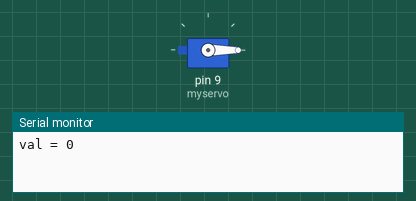
Bench run of a sketch on a simulated Arduino Uno, built with avr-gcc and run on an emulated ATmega328P. On the bench: servo, the last lines printed to the serial monitor.

Above: at 0.05 s.
At 2.25 s:
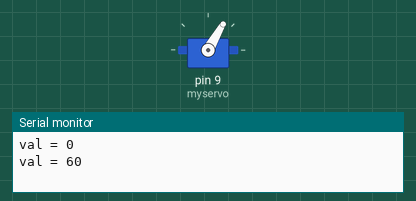
At 4.5 s:
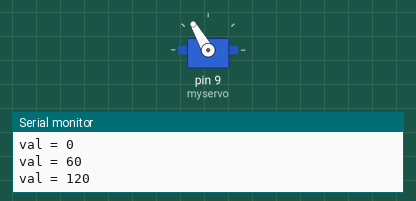
Timing chart, 0 to 5.9 s (numbered marks = the images above):
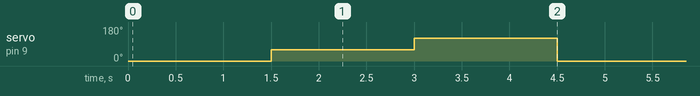

Measured:
- by itself, servo on pin 9 (myservo): ramps from 0° to 127° and jumps back, once every 4.5 s

The sketch:

servo_knob.ino
```cpp
/*
 Controlling a servo position using a potentiometer (variable resistor)
 by Michal Rinott <http://people.interaction-ivrea.it/m.rinott>

 modified on 8 Nov 2013
 by Scott Fitzgerald
 http://www.arduino.cc/en/Tutorial/Knob
*/

#include <Servo.h>

Servo myservo;  // create servo object to control a servo

int potpin = 0;  // analog pin used to connect the potentiometer
int val = 0;    // variable to read the value from the analog pin

void setup() {
  myservo.attach(9);  // attaches the servo on pin 9 to the servo object
    // initialize serial communications at 9600 bps:
  Serial.begin(9600);
}

void loop() {
//  val = analogRead(potpin);            // reads the value of the potentiometer (value between 0 and 1023)
//  val = map(val, 0, 1023, 0, 180);     // scale it to use it with the servo (value between 0 and 180)
//  myservo.write(val);                  // sets the servo position according to the scaled value
//  delay(15);                           // waits for the servo to get there
//  if (val == 0) {
//    val = 180;
//  } else {
//    val = 0;
//    }

 val = (millis()) % 180 ;
 Serial.print("val = ");
 Serial.println(val);
 myservo.write(val);                  // sets the servo position according to the scaled value
 delay(1500);                           // waits for the servo to get there

}
```
